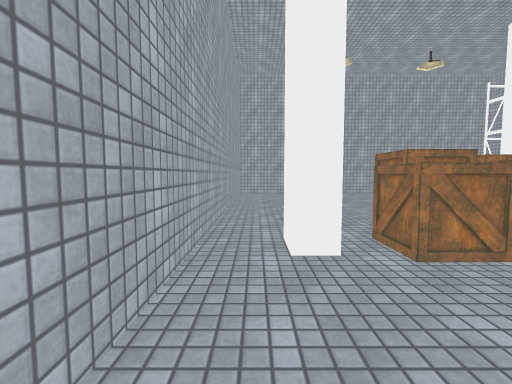
View 1 (above)

16 first-person views from a walk through a Unity game level. The camera is 1.2 m above the floor, tilts 4° down and sees 90° across. The floor is counted in squares, 1 m on a side. Each view is taken from the middle of a square. On the plan, view 1 faces up. The plan holds only what a view shows up to about 12 squares ahead; the rest is blank. The player character is not drawn. Some animated figures are not drawn. Some surface patterns are stand-ins.

View 2
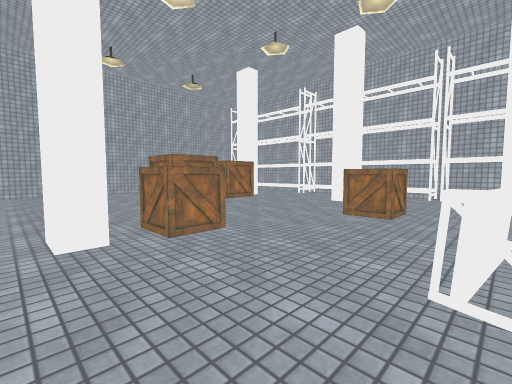

View 3
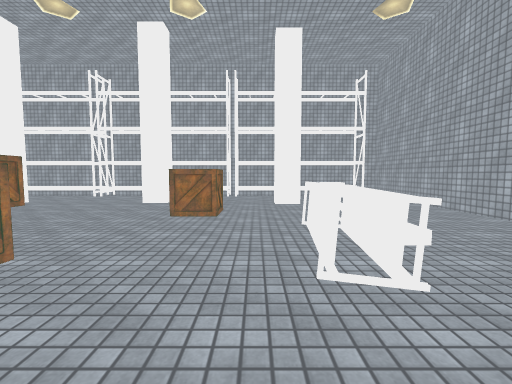

View 4
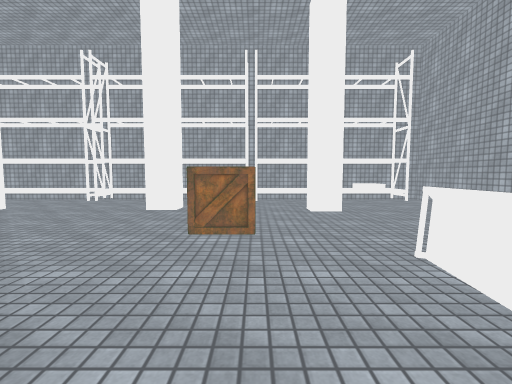

View 5
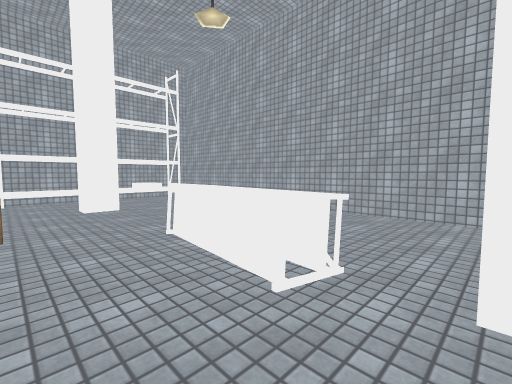

View 6
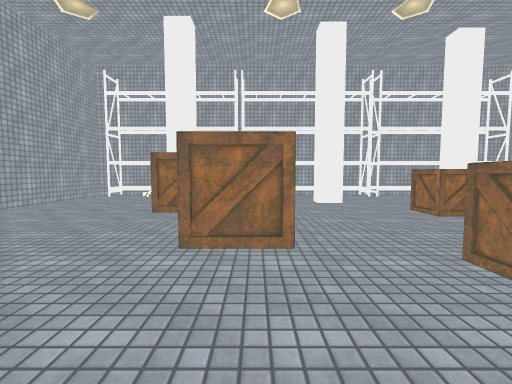

View 7
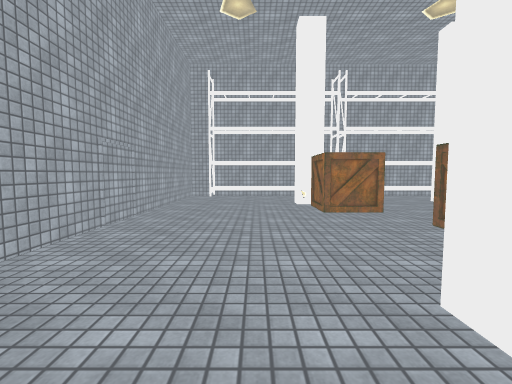

View 8
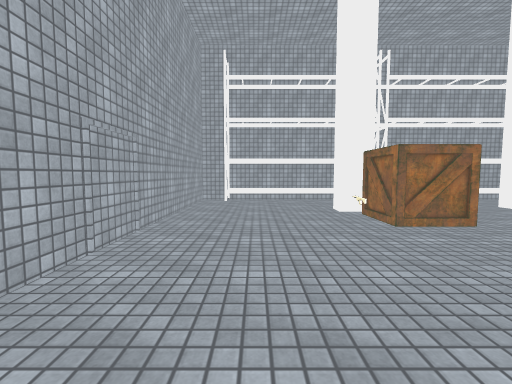

View 9
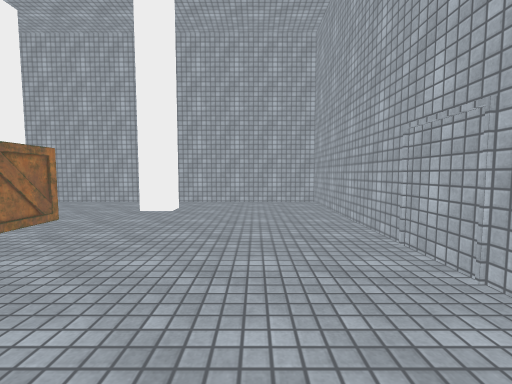

View 10
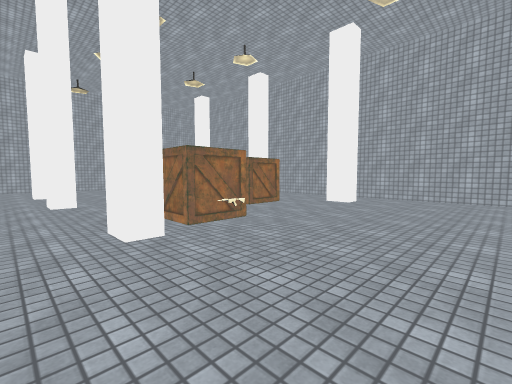

View 11
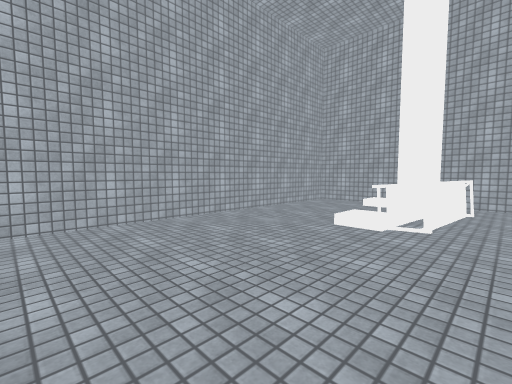

View 12
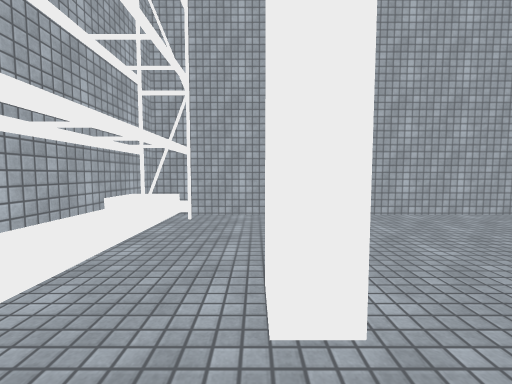

View 13
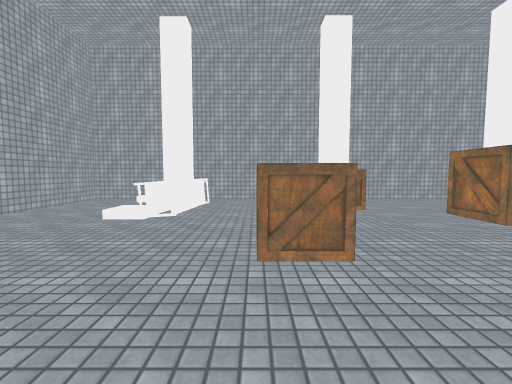

View 14
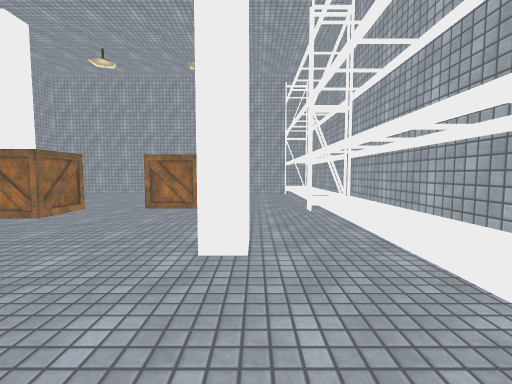

View 15
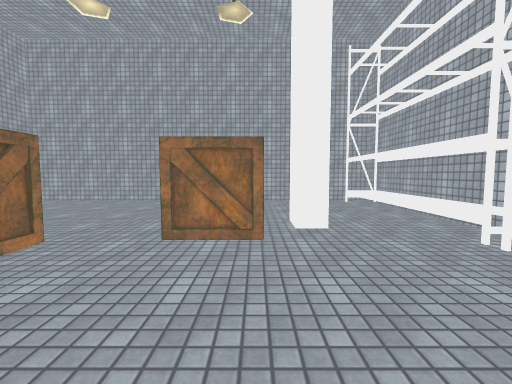

View 16
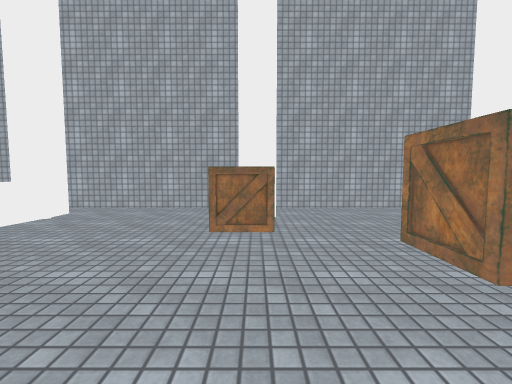

### Floor plan
Points are (right, up) in squares from view 1. A wall is a line through its corners. A room is listed if a view was taken in it or the views show most of it. See-through windows are left out.
Room 1 (views 1, 2, 3, 4, 5, 6, 7, 8, 9, 10, 11, 12, 13, 14, 15, 16)
walls: (9.8, 9.4) (9.8, 10.4) (10.5, 10.4) (10.5, 9.4) (9.8, 9.4); (1.1, 4.6) (1.1, 3.5) (0.5, 3.5) (0.5, 4.6); (10.2, -1.9) (10.2, -0.8) (10.9, -0.8) (10.9, -1.9); (1.4, 10.4) (2.1, 10.4) (2.1, 9.4); (0.4, -1.6) (1.1, -1.6) (1.1, -2.6); (-1, -3.1) (-1, -6.5) (14, -6.5) (14, 15.5) (-1, 15.5) (-1, -2.6)
objects: other object (2, -2) to (5, -1); other object (2, 3) to (3, 4); other object (4, 7) to (5, 8); other object (7, 1) to (8, 2); other object (8, 8) to (9, 10); other object (8, 10); other object (13, -5) to (13, 1); other object (13, 2) to (13, 7); other object (13, 8) to (13, 14)

Positions as (right, up) in squares from view 1, and headings:
1: (0, 0), facing up
2: (0, -1), facing up-right
3: (0, 0), facing right
4: (2, 1), facing right
5: (1, 1), facing down-right
6: (0, 7), facing right
7: (0, 12), facing right
8: (2, 13), facing right
9: (10, 13), facing left
10: (12, 15), facing down-left
11: (10, 0), facing down-left
12: (11, 1), facing down
13: (11, 1), facing left
14: (11, 0), facing up
15: (9, 4), facing up
16: (8, 4), facing left
